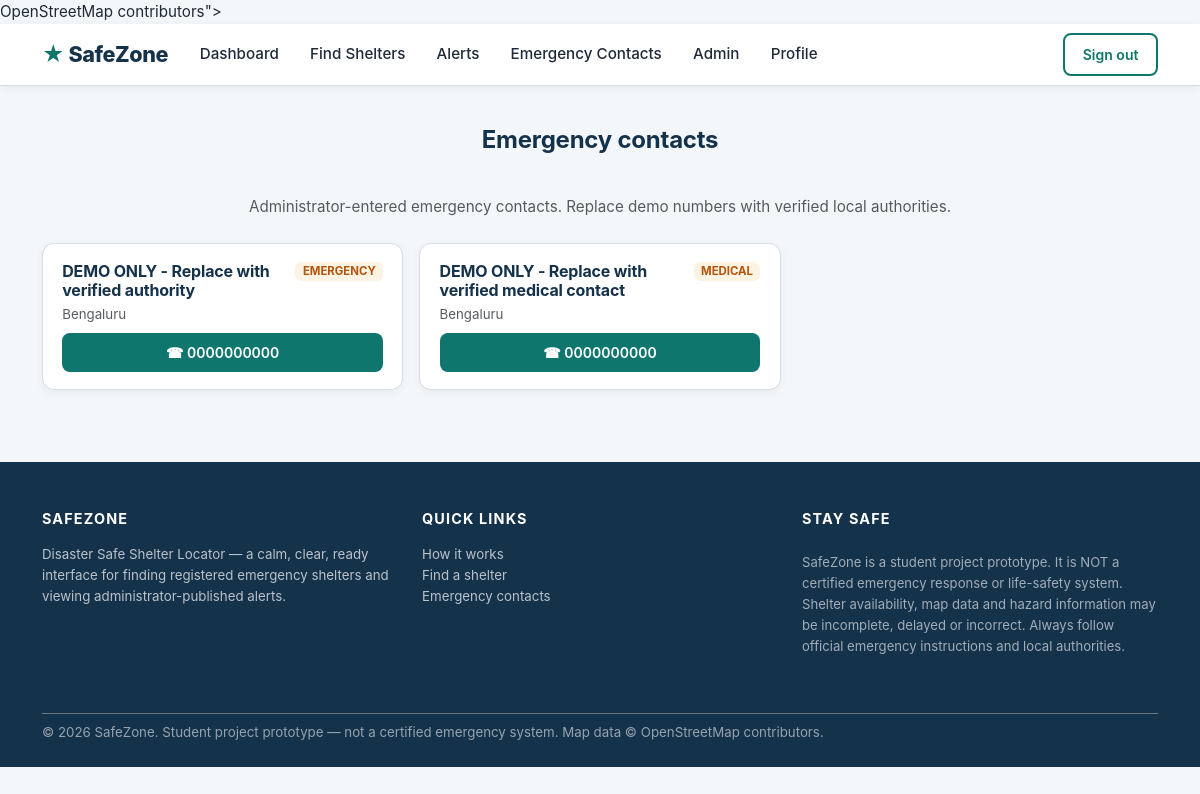
The app's page /user/emergency-contacts (signed in) with its own data.
### tables this page shows
CREATE TABLE emergency_contacts (
    contact_id INTEGER PRIMARY KEY AUTOINCREMENT,
    agency_name VARCHAR(160) NOT NULL,
    category VARCHAR(80) NOT NULL,
    phone VARCHAR(30) NOT NULL,
    area_text VARCHAR(180) NULL,
    source_name VARCHAR(120) NOT NULL DEFAULT 'ADMIN DEMO ENTRY',
    is_verified INTEGER NOT NULL DEFAULT 0,
    is_active INTEGER NOT NULL DEFAULT 1,
    last_verified_at DATETIME NULL,
    created_at TIMESTAMP NOT NULL DEFAULT CURRENT_TIMESTAMP
);

### safezone/routes/user.py (the view)
@user_bp.route("/emergency-contacts")
@login_required
def emergency_contacts():
    contacts = get_emergency_contacts()
    return render_template("emergency_contacts.html", contacts=contacts)

### safezone/database/connection.py (called while the page is built)
def get_db_path():
    db_url = Config.DATABASE_URL
    if db_url.startswith("sqlite:///"):
        return db_url[len("sqlite:///"):]
    return None

def get_connection():
    db_path = get_db_path()
    conn = sqlite3.connect(db_path)
    conn.row_factory = sqlite3.Row
    conn.execute("PRAGMA foreign_keys = ON")
    return conn

@contextmanager
def db_transaction():
    conn = get_connection()
    try:
        yield conn
        conn.commit()
    except Exception:
        conn.rollback()
        raise
    finally:
        conn.close()

def query_one(sql, params=()):
    with db_transaction() as conn:
        cur = conn.execute(sql, params)
        return cur.fetchone()

def query_all(sql, params=()):
    with db_transaction() as conn:
        cur = conn.execute(sql, params)
        return cur.fetchall()

### safezone/routes/auth.py (called while the page is built)
def get_user_by_id(user_id):
    from safezone.database.connection import query_one
    return query_one("SELECT * FROM users WHERE user_id = ?", (user_id,))

    @property
    def is_admin(self):
        return self.role == "ADMIN"

### safezone/services/admin.py (called while the page is built)
def get_emergency_contacts(active_only=True):
    sql = "SELECT * FROM emergency_contacts"
    params = []
    if active_only:
        sql += " WHERE is_active = 1"
    sql += " ORDER BY category, agency_name"
    rows = query_all(sql, tuple(params))
    return [dict(r) for r in rows]

### templates/emergency_contacts.html (shortened to what this page needs)
{% extends "base.html" %}
{% block content %}
<section class="section-sm">
  <div class="container">
    <h2 class="section-title-center">Emergency contacts</h2>
    <p class="text-muted text-center mb-4">
      Administrator-entered emergency contacts. Replace demo numbers with verified local authorities.
    </p>
    {% if contacts %}
      <div class="row g-3">
        {% for c in contacts %}
          <div class="col-md-6 col-lg-4">
            <div class="card card-sz h-100">
              <div class="card-body d-flex flex-column">
                <div class="d-flex justify-content-between align-items-start mb-1">
                  <h6 class="mb-0">{{ c.agency_name }}</h6>
                  <span class="badge badge-{{ 'verified' if c.is_verified else 'pending' }}">{{ c.category }}</span>
                </div>
                {% if c.area_text %}<p class="small text-muted mb-2">{{ c.area_text }}</p>{% endif %}
                <a href="tel:{{ c.phone }}" class="btn btn-sz btn-sm mt-auto">&#9742; {{ c.phone }}</a>
              </div>
            </div>
          </div>
        {% endfor %}
      </div>
    {% else %}
      <div class="text-center py-5">
        <p class="text-muted">No emergency contacts recorded yet.</p>
      </div>
    {% endif %}
  </div>
</section>
{% endblock %}

### static/css/style.css (style rules this page uses)
:root { --sz-navy: #15324B; --sz-navy-dark: #0f2436; --sz-teal: #0F766E; --sz-teal-dark: #0b5f56; --sz-pale-teal: #EAF4F4; --sz-bg: #F4F7FA; --sz-amber: #B45309; --sz-amber-bg: #fdf3e3; --sz-red: #B91C1C; --sz-red-bg: #fbeeee; --sz-text: #1f2937; --sz-text-muted: #6b7280; --sz-border: #d7dde5; --sz-shadow: 0 6px 18px rgba(21, 50, 75, 0.08); --sz-shadow-sm: 0 2px 8px rgba(21, 50, 75, 0.06); --sz-radius: 12px; --sz-font: "Inter", -apple-system, BlinkMacSystemFont, "Segoe UI", Roboto, "Helvetica Neue", Arial, sans-serif; }
* { box-sizing: border-box; }
html { scroll-behavior: smooth; }
body { background: var(--sz-bg); color: var(--sz-text); font-family: var(--sz-font); font-size: 0.95rem; line-height: 1.6; margin: 0; }
h1, h2, h3, h4, h5, h6 { color: var(--sz-navy); font-weight: 700; letter-spacing: -0.01em; }
h2 { font-size: 1.5rem; }
a { color: var(--sz-teal); text-decoration: none; }
.btn-sz { background: var(--sz-teal); border: none; color: #fff; font-weight: 600; border-radius: 8px; padding: 0.55rem 1.2rem; transition: transform 0.15s, box-shadow 0.15s, background 0.15s; }
.badge-pending { background: var(--sz-amber-bg); color: var(--sz-amber); }
.card-sz { background: #fff; border: 1px solid var(--sz-border); border-radius: var(--sz-radius); box-shadow: var(--sz-shadow-sm); transition: transform 0.15s, box-shadow 0.15s; }
.card-sz > .card-body { padding: 1.1rem 1.2rem; }
.section-sm { padding: 2.5rem 1rem; }
.section-title-center { text-align: center; margin-bottom: 2.5rem; }

### records on screen
emergency_contacts: agency_name "DEMO ONLY - Replace with verified authority", category "EMERGENCY", area_text "Bengaluru", phone "0000000000"
emergency_contacts: agency_name "DEMO ONLY - Replace with verified medical contact", category "MEDICAL", area_text "Bengaluru", phone "0000000000"
